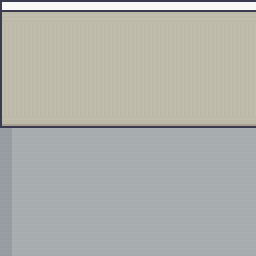

The image is a tile-based game level rendered from a .tmx file. Its description and complete source (layers, tilesets, objects, tile grids) follow:
An orthogonal 8x8 tile map with 32x32 px tiles, 1 tile layer (World), 3 hidden layers not drawn, 2 tilesets and 10 objects.

<map version="1.10" tiledversion="1.10.2" orientation="orthogonal" renderorder="right-down" width="8" height="8" tilewidth="32" tileheight="32" infinite="0" nextlayerid="9" nextobjectid="279">
 <editorsettings>
  <export target="main.json" format="json" />
 </editorsettings>
 <properties>
  <property name="edges" value="clamped" />
 </properties>
 <tileset firstgid="1" name="rooms" tilewidth="32" tileheight="32" tilecount="391" columns="17">
  <image source="../tilesets/Room_Builder_free_32x32.png" width="544" height="736" />
  <tile id="323">
   <properties>
    <property name="collides" type="bool" value="true" />
   </properties>
   <objectgroup draworder="index" id="2">
    <object id="2" x="0" y="0" width="32" height="32" />
   </objectgroup>
  </tile>
  <tile id="324">
   <properties>
    <property name="collides" type="bool" value="true" />
   </properties>
   <objectgroup draworder="index" id="2">
    <object id="1" x="0" y="0" width="32" height="32" />
   </objectgroup>
  </tile>
  <tile id="325">
   <properties>
    <property name="collides" type="bool" value="true" />
   </properties>
   <objectgroup draworder="index" id="2">
    <object id="1" x="0" y="0" width="32" height="32" />
   </objectgroup>
  </tile>
  <tile id="326">
   <properties>
    <property name="collides" type="bool" value="true" />
   </properties>
  </tile>
  <tile id="327">
   <properties>
    <property name="collides" type="bool" value="true" />
   </properties>
   <objectgroup draworder="index" id="2">
    <object id="1" x="0" y="0" width="32" height="32" />
   </objectgroup>
  </tile>
  <tile id="328">
   <properties>
    <property name="collides" type="bool" value="true" />
   </properties>
   <objectgroup draworder="index" id="2">
    <object id="1" x="0" y="0" width="32" height="32" />
   </objectgroup>
  </tile>
  <tile id="329">
   <properties>
    <property name="collides" type="bool" value="true" />
   </properties>
   <objectgroup draworder="index" id="2">
    <object id="1" x="0" y="0" width="32" height="32" />
   </objectgroup>
  </tile>
  <tile id="330">
   <properties>
    <property name="collides" type="bool" value="true" />
   </properties>
  </tile>
  <tile id="331">
   <properties>
    <property name="collides" type="bool" value="true" />
   </properties>
  </tile>
  <tile id="332">
   <properties>
    <property name="collides" type="bool" value="true" />
   </properties>
  </tile>
  <tile id="340">
   <properties>
    <property name="collides" type="bool" value="true" />
   </properties>
   <objectgroup draworder="index" id="2">
    <object id="1" x="0" y="0" width="32" height="15.5421">
     <polygon points="0,0 32,0 32,15.5421 0,15.5421" />
    </object>
   </objectgroup>
  </tile>
  <tile id="341">
   <properties>
    <property name="collides" type="bool" value="true" />
   </properties>
   <objectgroup draworder="index" id="2">
    <object id="1" x="0" y="0" width="32" height="15.5421" />
   </objectgroup>
  </tile>
  <tile id="342">
   <properties>
    <property name="collides" type="bool" value="true" />
   </properties>
   <objectgroup draworder="index" id="2">
    <object id="1" x="0" y="0" width="32" height="15.5421" />
   </objectgroup>
  </tile>
  <tile id="343">
   <properties>
    <property name="collides" type="bool" value="true" />
   </properties>
   <objectgroup draworder="index" id="2">
    <object id="1" x="0" y="0" width="32" height="32" />
   </objectgroup>
  </tile>
  <tile id="347">
   <properties>
    <property name="collides" type="bool" value="true" />
   </properties>
  </tile>
  <tile id="348">
   <properties>
    <property name="collides" type="bool" value="true" />
   </properties>
  </tile>
  <tile id="349">
   <properties>
    <property name="collides" type="bool" value="true" />
   </properties>
  </tile>
 </tileset>
 <tileset firstgid="392" name="interiors" tilewidth="32" tileheight="32" tilecount="1424" columns="16">
  <image source="../tilesets/Interiors_free_32x32.png" width="512" height="2848" />
  <tile id="807">
   <properties>
    <property name="collides" type="bool" value="true" />
   </properties>
  </tile>
  <tile id="808">
   <properties>
    <property name="collides" type="bool" value="true" />
   </properties>
  </tile>
  <tile id="855">
   <properties>
    <property name="collides" type="bool" value="true" />
   </properties>
  </tile>
  <tile id="856">
   <properties>
    <property name="collides" type="bool" value="true" />
   </properties>
  </tile>
  <tile id="1148">
   <properties>
    <property name="collides" type="bool" value="true" />
   </properties>
  </tile>
  <tile id="1149">
   <properties>
    <property name="collides" type="bool" value="true" />
   </properties>
  </tile>
  <tile id="1164">
   <properties>
    <property name="collides" type="bool" value="true" />
   </properties>
  </tile>
  <tile id="1165">
   <properties>
    <property name="collides" type="bool" value="true" />
   </properties>
  </tile>
  <tile id="1180">
   <properties>
    <property name="collides" type="bool" value="true" />
   </properties>
  </tile>
  <tile id="1181">
   <properties>
    <property name="collides" type="bool" value="true" />
   </properties>
  </tile>
  <tile id="1285">
   <properties>
    <property name="collides" type="bool" value="true" />
   </properties>
  </tile>
  <tile id="1286">
   <properties>
    <property name="collides" type="bool" value="true" />
   </properties>
  </tile>
  <tile id="1301">
   <properties>
    <property name="collides" type="bool" value="true" />
   </properties>
  </tile>
  <tile id="1302">
   <properties>
    <property name="collides" type="bool" value="true" />
   </properties>
  </tile>
  <tile id="1317">
   <properties>
    <property name="collides" type="bool" value="true" />
   </properties>
  </tile>
  <tile id="1318">
   <properties>
    <property name="collides" type="bool" value="true" />
   </properties>
  </tile>
 </tileset>
 <layer id="1" name="World" width="8" height="8">
  <data encoding="csv">
324,325,325,325,325,325,325,325,
328,329,329,329,329,329,329,329,
328,329,329,329,329,329,329,329,
341,342,342,342,342,342,342,342,
216,217,217,217,217,217,217,217,
216,217,217,217,217,217,217,217,
216,217,217,217,217,217,217,217,
216,217,217,217,217,217,217,217
</data>
 </layer>
 <layer id="7" name="World2" width="8" height="8" visible="0">
  <data encoding="csv">
0,0,0,0,0,0,0,0,
0,783,784,0,0,0,0,0,
0,799,800,0,0,0,0,752,
0,0,0,0,0,0,0,768,
0,0,0,0,0,0,0,0,
0,0,0,1064,1065,1065,1066,0,
0,0,0,1080,1081,1081,1082,0,
0,0,0,0,0,0,0,0
</data>
 </layer>
 <layer id="5" name="Things" width="8" height="8" visible="0">
  <data encoding="csv">
0,0,0,0,0,0,0,0,
0,0,0,0,0,0,0,0,
0,0,0,0,1540,1541,0,0,
0,0,0,0,1556,1557,0,0,
0,0,0,0,1572,1573,0,0,
0,0,0,0,0,0,0,0,
0,0,0,0,0,0,0,0,
0,0,0,0,0,0,0,0
</data>
 </layer>
 <layer id="8" name="Things2" width="8" height="8" visible="0">
  <data encoding="csv">
0,0,0,0,0,0,0,0,
0,0,0,0,0,0,0,0,
0,0,0,0,0,0,0,0,
0,0,0,0,0,0,0,0,
0,1677,1678,0,0,0,0,0,
0,1693,1694,0,0,0,0,0,
0,1709,1710,0,0,0,0,0,
0,0,0,0,0,0,0,0
</data>
 </layer>
</map>
